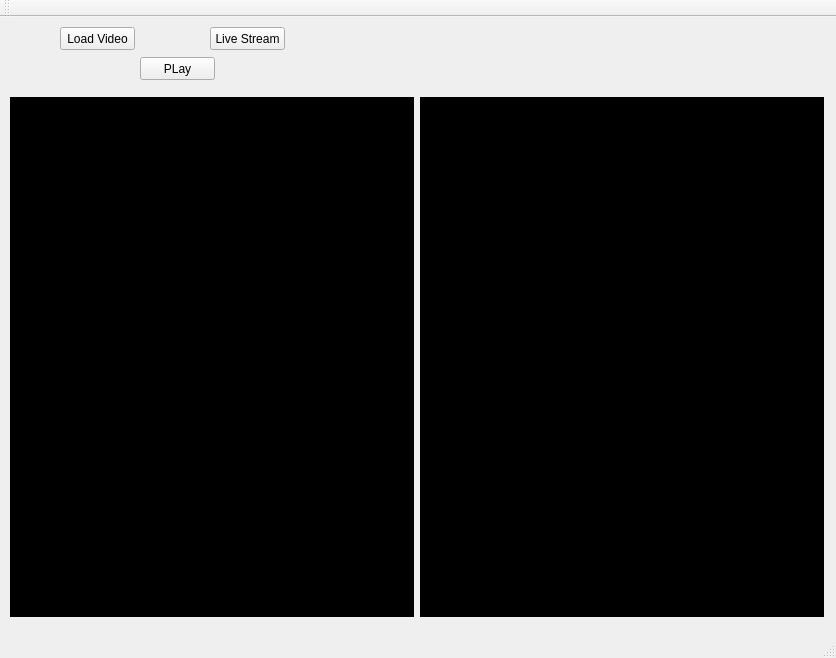
<?xml version="1.0" encoding="UTF-8"?>
<ui version="4.0">
 <class>MainWindow</class>
 <widget class="QMainWindow" name="MainWindow">
  <property name="geometry">
   <rect>
    <x>0</x>
    <y>0</y>
    <width>836</width>
    <height>658</height>
   </rect>
  </property>
  <property name="windowTitle">
   <string>MainWindow</string>
  </property>
  <widget class="QWidget" name="centralWidget">
   <widget class="QLabel" name="lblOrg">
    <property name="geometry">
     <rect>
      <x>10</x>
      <y>80</y>
      <width>404</width>
      <height>520</height>
     </rect>
    </property>
    <property name="autoFillBackground">
     <bool>false</bool>
    </property>
    <property name="styleSheet">
     <string notr="true">Background-color: #000;</string>
    </property>
    <property name="text">
     <string/>
    </property>
   </widget>
   <widget class="QPushButton" name="pushButton">
    <property name="geometry">
     <rect>
      <x>60</x>
      <y>10</y>
      <width>75</width>
      <height>23</height>
     </rect>
    </property>
    <property name="text">
     <string>Load Video</string>
    </property>
   </widget>
   <widget class="QPushButton" name="pushButton_2">
    <property name="geometry">
     <rect>
      <x>140</x>
      <y>40</y>
      <width>75</width>
      <height>23</height>
     </rect>
    </property>
    <property name="text">
     <string>PLay</string>
    </property>
   </widget>
   <widget class="QLabel" name="lblMap">
    <property name="geometry">
     <rect>
      <x>420</x>
      <y>80</y>
      <width>404</width>
      <height>520</height>
     </rect>
    </property>
    <property name="autoFillBackground">
     <bool>false</bool>
    </property>
    <property name="styleSheet">
     <string notr="true">Background-color: #000;</string>
    </property>
    <property name="text">
     <string/>
    </property>
   </widget>
   <widget class="QPushButton" name="btnCam">
    <property name="geometry">
     <rect>
      <x>210</x>
      <y>10</y>
      <width>75</width>
      <height>23</height>
     </rect>
    </property>
    <property name="text">
     <string>Live Stream</string>
    </property>
   </widget>
  </widget>
  <widget class="QMenuBar" name="menuBar">
   <property name="geometry">
    <rect>
     <x>0</x>
     <y>0</y>
     <width>836</width>
     <height>21</height>
    </rect>
   </property>
  </widget>
  <widget class="QToolBar" name="mainToolBar">
   <attribute name="toolBarArea">
    <enum>TopToolBarArea</enum>
   </attribute>
   <attribute name="toolBarBreak">
    <bool>false</bool>
   </attribute>
  </widget>
  <widget class="QStatusBar" name="statusBar"/>
 </widget>
 <layoutdefault spacing="6" margin="11"/>
 <resources/>
 <connections/>
</ui>
